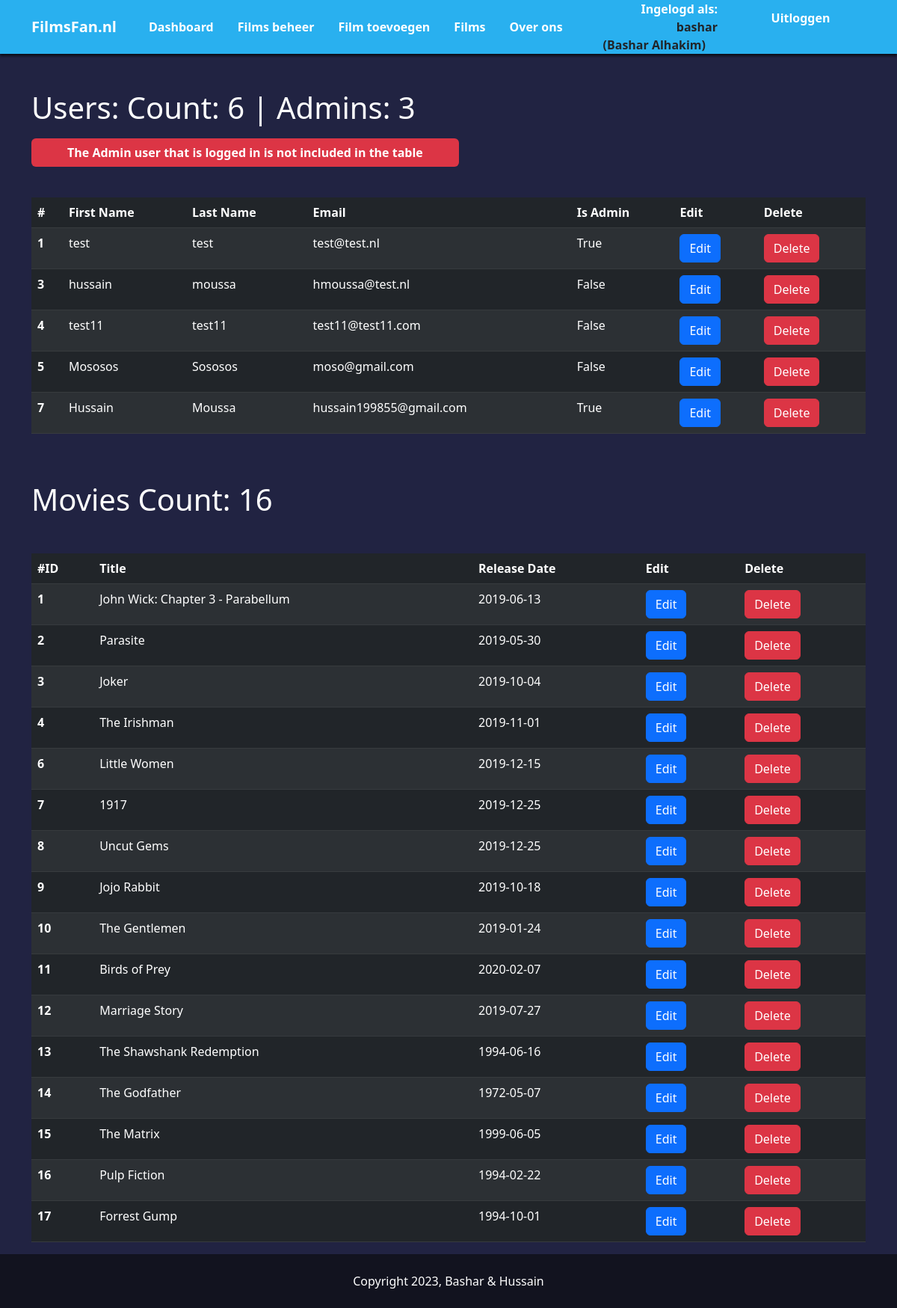
/user/dashboard (signed in), run on the app's committed database.
### flaskMovies/models.py (models this page shows, shortened)
class User(db.Model, UserMixin):
    __tablename__ = 'users'
    id = db.Column(db.Integer, primary_key = True)
    firstname = db.Column(db.String(64))
    lastname = db.Column(db.String(64))
    email = db.Column(db.String(64), unique=True, index=True)
    username = db.Column(db.String(64), unique=True, index=True)
    is_admin = db.Column(db.Boolean, default=False)
    password_hash = db.Column(db.String(128))

class Movie(db.Model):
    __tablename__ = 'movies'
    id = db.Column(db.Integer, primary_key = True)
    title = db.Column(db.Text, nullable=False)
    description = db.Column(db.Text)
    release_date = db.Column(db.Date)
    image = db.Column(db.Text)
    trailer = db.Column(db.Text)
    category_id = db.Column(db.Integer, db.ForeignKey('category.id'))
    category = db.relationship('Category', backref='Movie', uselist=False)
    director_id = db.Column(db.Integer, db.ForeignKey('director.id'))
    director = db.relationship('Director', backref='Movie', uselist=False)

### flaskMovies/user/views.py (the view)
@user_blueprint.route('/dashboard')
@admin_required
def dashboard():
    movies = Movie.query.all()
    users = User.query.all()
    return render_template('admin_dashboard.html', users=users, movies=movies)

### flaskMovies/models.py (called while the page is built)
@login_manager.user_loader
def load_user(user_id):
    return User.query.get(user_id)

### flaskMovies/user/views.py (called while the page is built)
def admin_required(func):
    @wraps(func)
    def decorated_view(*args, **kwargs):
        if not current_user.is_admin:
            return redirect('/')
        return func(*args, **kwargs)
    return decorated_view

### flaskMovies/user/templates/admin_dashboard.html (shortened to what this page needs)
{% extends "base.html" %}
{% block contents %}
    <h1 class="pt-5 py-3">Users: Count:  {{ users|length }} |
        Admins: <span>{{ users|selectattr('is_admin', 'equalto', true)|list|length }}</span>
    </h1>
<table class="table table-striped table-dark table-hover mt-5 ">
    <thead class="thead-dark pt-5 ">
        <tr>
            <span class="bg-danger text-white rounded fw-bold  py-2 px-5 text-center">The Admin user that is logged in is not included in the table</span>
            <th scope="col">#</th>
            <th scope="col">First Name</th>
            <th scope="col">Last Name</th>
            <th scope="col">Email</th>
            <th scope="col">Is Admin</th>
            <th scope="col">Edit</th>
            <th scope="col">Delete</th>
        </tr>
    </thead>
    <tbody class="">
        {% for user in users %}
            {% if user.id != current_user.id %}
            <tr>
                <th scope="row">{{ user.id }}</th>
                <td>{{ user.firstname }}</td>
                <td>{{ user.lastname }}</td>
                <td>{{ user.email }}</td>
                <td>{{ user.is_admin }}</td>
                <td >
                    <a href="{{ url_for('user.update_user', user_id=user.id) }}" class="btn   btn-primary">Edit</a>
                </td>
                <td >
                    <form class="" action="{{ url_for('user.delete_user', user_id=user.id) }}" method="POST">
                        <button type="submit" class="btn btn-danger ">Delete</button>
                    </form>
                </td>
            </tr>
            {% endif %}
        {% endfor %}
    </tbody>
</table>
      <h1 class="pt-5">Movies Count: {{ movies|length }}</h1>
      <table class="table table-striped table-dark table-hover mt-5">
          <thead class="thead-dark pt-5">
              <tr>
                  <th scope="col">#ID</th>
                  <th scope="col">Title</th>
                  <th scope="col">Release Date</th>
                  <th scope="col">Edit</th>
                  <th scope="col">Delete</th>
              </tr>
          </thead>
          <tbody class="">
              {% for movie in movies %}
                  <tr>
                      <th scope="row">{{ movie.id }}</th>
                      <td>{{ movie.title }}</td>
                      <td>{{ movie.release_date }}</td>
                      <td>
                          <a href="{{ url_for('user.edit_movie', id=movie.id) }}" class="btn btn-primary">Edit</a>
                      </td>
                      <td>
                          <form action="{{ url_for('user.delete_movie', id=movie.id) }}" method="post">
                              <button type="submit" class="btn btn-danger">Delete</button>
                          </form>
                      </td>
                  </tr>
              {% endfor %}
          </tbody>
      </table>
{% endblock %}

### flaskMovies/templates/NavBar.html (shortened to what this page needs)
<nav class="navbar navbar-expand-lg navbar-bg py-0">
  <div class="container">
      <div class="col-1"><a class="navbar-brand fw-bold text-white" href="/">FilmsFan.nl</a></div>
      <div class="collapse navbar-collapse col-7 ps-5" id="navbarNavAltMarkup">
        <div class="navbar-nav">
          {% if current_user.is_admin %}
          <a class="nav-link fw-bold text-white p-3" href="{{ url_for('user.dashboard') }}">Dashboard</a>
          <a class="nav-link fw-bold text-white p-3" href="{{ url_for('user.film_manager') }}">Films beheer</a>
          <a class="nav-link fw-bold text-white p-3" href="{{ url_for('user.addfilm') }}">Film toevoegen</a>
          {% endif %}
          <a class="nav-link fw-bold text-white p-3" href="/films">Films</a>
          <a class="nav-link fw-bold text-white p-3" href="/about">Over ons</a>
        </div>
      </div>
      <div class="col-4 text-end">
        {% if current_user.is_authenticated %}
        <div class="row">
          <div class="col"><span class="fw-bold text-white px-3 py-2 d-inline">Ingelogd als:  <span class="text-dark  py-1">{{ session.username }}<br> ({{ session.firstname }} {{ session.lastname }})</span></span></div>
          <div class="col py-1"><a class="nav-link fw-bold text-white text-center py-2 just rounded-pill nav-btns " href="{{ url_for('user.logout') }}">Uitloggen</a></div>
        </div>
        {% else %}
        <a class="nav-link fw-bold text-white px-3 py-2 rounded-pill nav-btns d-inline me-3" href="{{ url_for('user.login') }}">Inloggen</a>
        <a class="nav-link fw-bold text-white px-3 py-2 rounded-pill nav-btns d-inline" href="{{ url_for('user.register') }}">Registreren</a>
        {% endif %}
    </div>
  </div>
</nav>

### flaskMovies/static/css/main.css (style rules this page uses)
body { background-color: #212342!important; color: #fff!important; }
.navbar-bg { background-color: #29b0ef; box-shadow: 0 3px 3px #0000009e; position: fixed; width: 100%; z-index: 9999; top: 0; }
.nav-btns { background-color: #343a40; }

### data on the page
User: lastname "Alhakim"
User: id "1", firstname "test", lastname "test", email "test@test.nl", is_admin "True"
User: id "3", firstname "hussain", lastname "moussa", email "hmoussa@test.nl", is_admin "False"
User: id "4", firstname "test11", lastname "test11", email "test11@test11.com", is_admin "False"
User: id "5", firstname "Mososos", lastname "Sososos", email "moso@gmail.com", is_admin "False"
User: id "7", firstname "Hussain", lastname "Moussa", email "hussain199855@gmail.com", is_admin "True"
Movie: id "1", title "John Wick: Chapter 3 - Parabellum", release_date "2019-06-13"
Movie: id "2", title "Parasite", release_date "2019-05-30"
Movie: id "3", title "Joker", release_date "2019-10-04"
Movie: id "4", title "The Irishman", release_date "2019-11-01"
Movie: id "6", title "Little Women", release_date "2019-12-15"
Movie: id "7", title "1917", release_date "2019-12-25"
Movie: id "8", title "Uncut Gems", release_date "2019-12-25"
Movie: id "9", title "Jojo Rabbit", release_date "2019-10-18"
Movie: id "10", title "The Gentlemen", release_date "2019-01-24"
Movie: id "11", title "Birds of Prey", release_date "2020-02-07"
Movie: id "12", title "Marriage Story", release_date "2019-07-27"
Movie: id "13", title "The Shawshank Redemption", release_date "1994-06-16"
Movie: id "14", title "The Godfather", release_date "1972-05-07"
Movie: id "15", title "The Matrix", release_date "1999-06-05"
Movie: id "16", title "Pulp Fiction", release_date "1994-02-22"
Movie: id "17", title "Forrest Gump", release_date "1994-10-01"

### other printed values
{{ session.username }} "bashar"
{{ session.firstname }} "Bashar"
{{ users|length }} "6"
{{ users|selectattr('is_admin', 'equalto', true)|list|length }} "3"
{{ movies|length }} "16"
